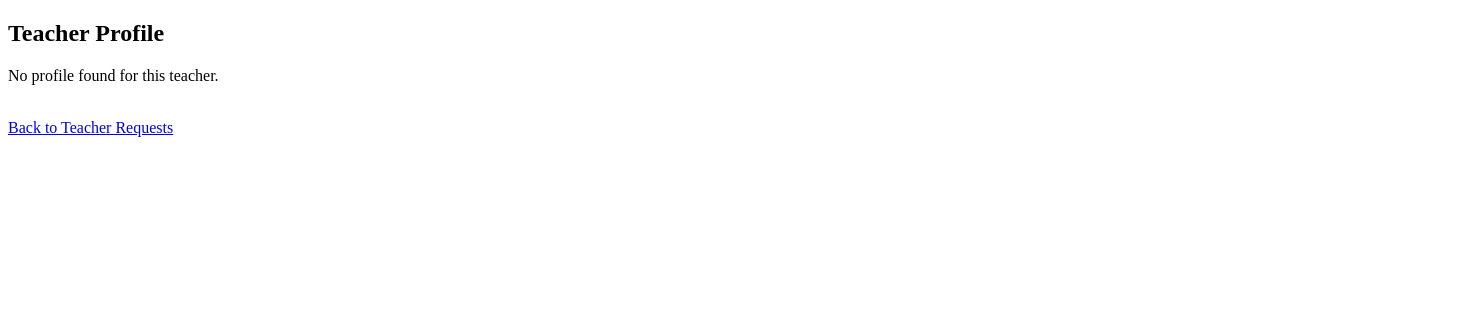
The page /view_teacher_profile.php?teacher_id=15 (signed in) on the database as committed earlier.
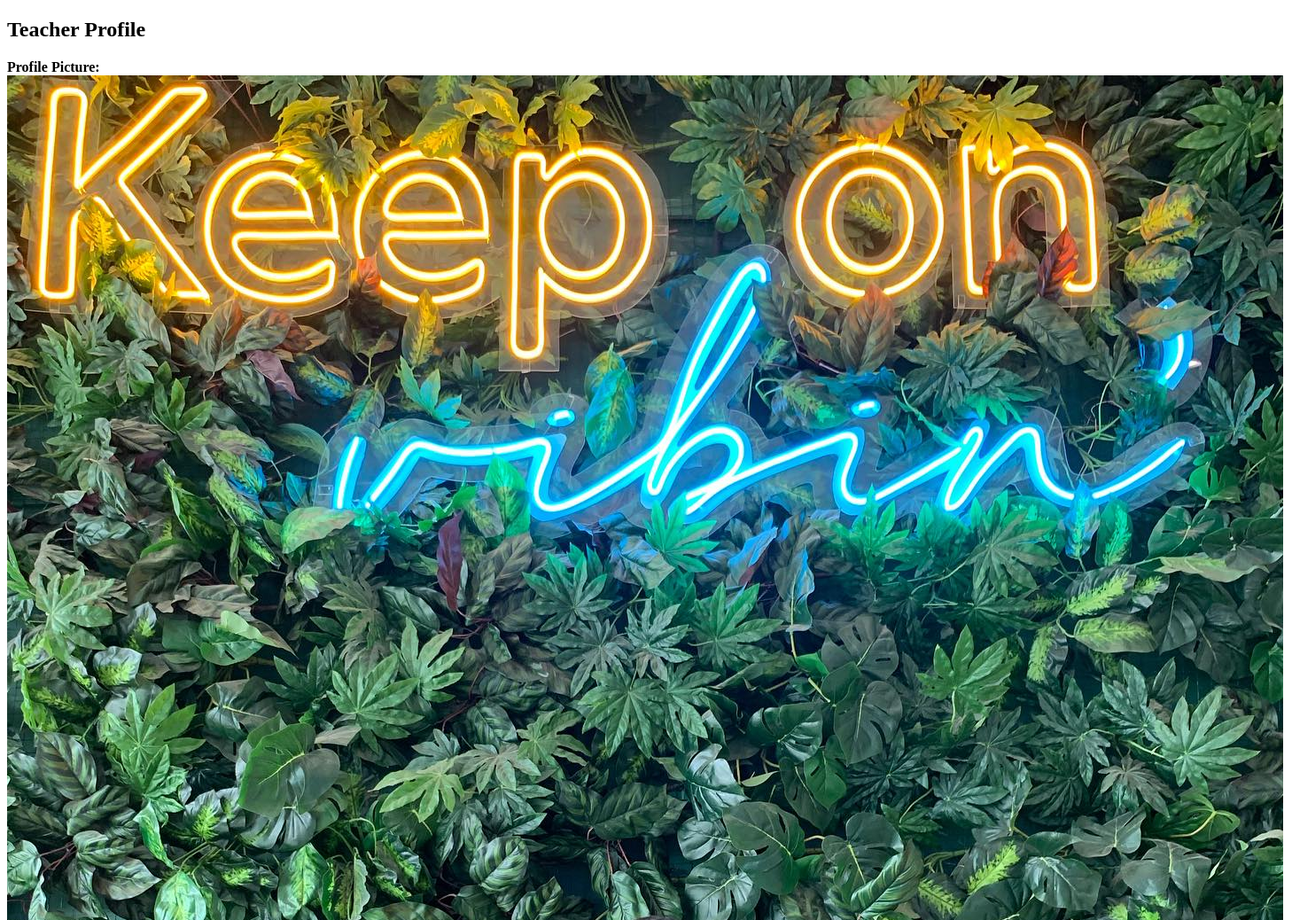
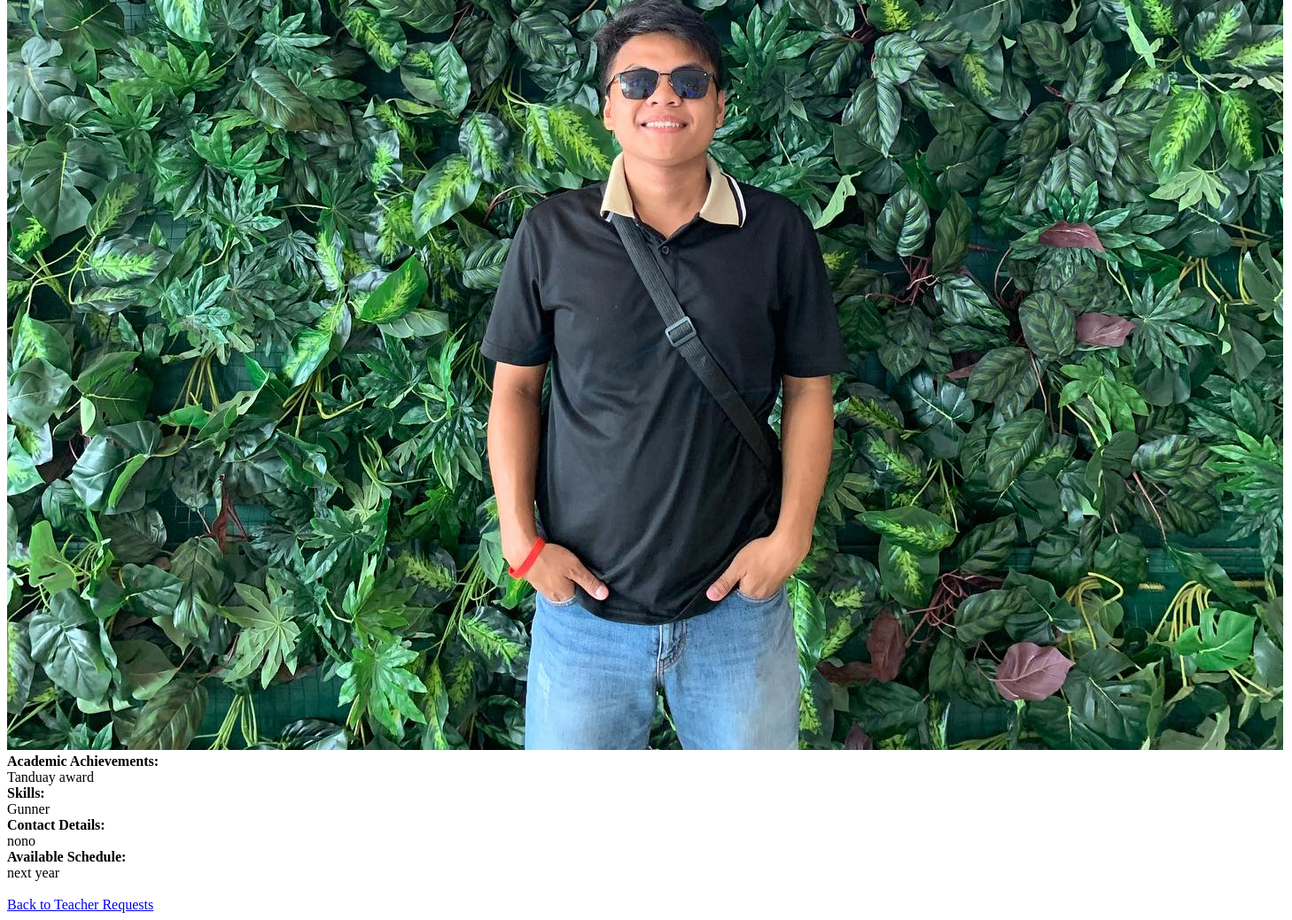
The same page on the database as committed later (2 pictures, top to bottom).
### tables this page shows
CREATE TABLE `teacher_profiles` (
  `id` int(11) NOT NULL,
  `teacher_id` int(11) NOT NULL,
  `profile_picture` varchar(255) DEFAULT NULL,
  `academic_achievements` text DEFAULT NULL,
  `skills` text DEFAULT NULL,
  `contact_details` text DEFAULT NULL,
  `available_schedule` text DEFAULT NULL
);

### view_teacher_profile.php (the view, shortened to what this page needs)
<?php
$teacher_id = $_GET['teacher_id'];
$conn = new mysqli('localhost', 'root', '', 'user_registration');
$sql = "SELECT * FROM teacher_profiles WHERE teacher_id = ?";
$stmt = $conn->prepare($sql);
$stmt->bind_param("i", $teacher_id);
$stmt->execute();
$result = $stmt->get_result();
$profile = $result->fetch_assoc();
?>
<!DOCTYPE html>
<html lang="en">
<head>
</head>
<body>
    <div class="container">
        <h2>Teacher Profile</h2>
        <?php if ($profile): ?>
            <div>
                <strong>Profile Picture:</strong><br>
                <img src="<?php echo $profile['profile_picture']; ?>" alt="Profile Picture">
            </div>
            <div>
                <strong>Academic Achievements:</strong><br>
                <?php echo $profile['academic_achievements']; ?>
            </div>
            <div>
                <strong>Skills:</strong><br>
                <?php echo $profile['skills']; ?>
            </div>
            <div>
                <strong>Contact Details:</strong><br>
                <?php echo $profile['contact_details']; ?>
            </div>
            <div>
                <strong>Available Schedule:</strong><br>
                <?php echo $profile['available_schedule']; ?>
            </div>
        <?php else: ?>
            <p>No profile found for this teacher.</p>
        <?php endif; ?>
        <br>
        <a href="view_teacher_requests.php">Back to Teacher Requests</a>
    </div>
</body>
</html>

Rows that differ between the two databases and show on the page:
added teacher_profiles: profile_picture (picture), academic_achievements "Tanduay award", skills "Gunner", contact_details "nono", available_schedule "next year"
Other text that changed with them:
text no longer shown: "No profile found for this teacher."
text now shown: "Profile Picture: Academic Achievements: Skills: Contact Details: Available Schedule:"
